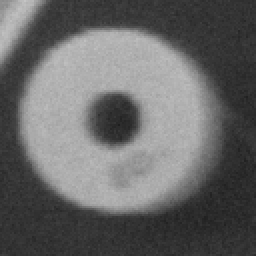
#> input picture img/RONDELLE.png, 128 x 128 px (shown 2 times larger)
$ jupyter execute '2. Operaciones aritméticas.ipynb'
#> lines starting #> are read from the running program, lines starting #| are printed output that depends on the picture
[cell 1]
import cv2
import matplotlib.pyplot as plt
import numpy as np

# Carga y visualizacion

[cell 2]
rondelle_img = cv2.imread('../img/RONDELLE.png', cv2.IMREAD_REDUCED_COLOR_2)
#> rondelle_img is the input picture: shape (128, 128, 3); min 30, max 197, mean 102.8

plt.imshow(rondelle_img)
plt.show()

[cell 3]
spot_img = cv2.imread('../img/SPOT.png', cv2.IMREAD_REDUCED_COLOR_2)
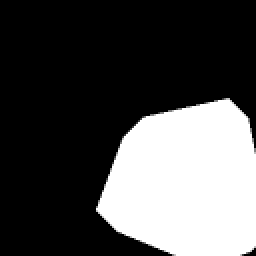
#> input picture img/SPOT.png, 128 x 128 px (shown 2 times larger)
#> spot_img is the input picture: shape (128, 128, 3); min 0, max 255, mean 77.1

plt.imshow(spot_img)
plt.show()

# Histograma

[cell 4]
# histograma con cv2
hist = cv2.calcHist([rondelle_img],[0],None,[256],[0,256])
#> hist = 256 values, max 541 at index 52, min 0 at index 0, mean 64
plt.plot(hist)
plt.show()
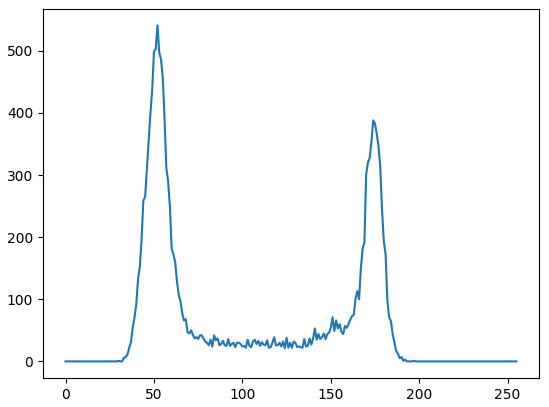
#> figure drawn by matplotlib, 1 panel; curve peaks at x = 52, y = 541

[cell 5]
# histograma con cv2
hist = cv2.calcHist([spot_img],[0],None,[256],[0,256])
#> hist = 256 values, max 11373 at index 0, min 0 at index 1, mean 64
plt.plot(hist)
plt.show()
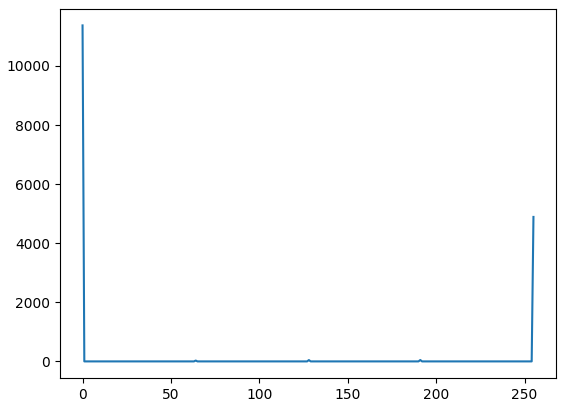
#> figure drawn by matplotlib, 1 panel; curve peaks at x = 0, y = 11373

# operaciones aritmeticas
## adicion

[cell 6]
addition = cv2.add(rondelle_img, spot_img)
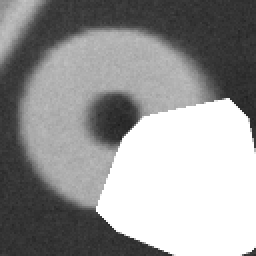
#> addition: shape (128, 128, 3) (shown 2 times larger); min 30, max 255, mean 150.7

plt.imshow(addition)
plt.show()

# operaciones aritmeticas
## sustraccion

[cell 7]
substraction = cv2.subtract(rondelle_img, spot_img)
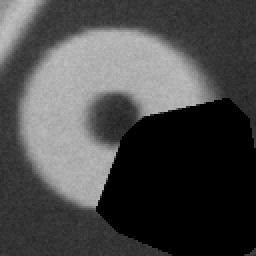
#> substraction: shape (128, 128, 3) (shown 2 times larger); min 0, max 197, mean 73.1

plt.imshow(substraction)
plt.show()

[cell 8]
substraction_2 = cv2.subtract(spot_img, rondelle_img)
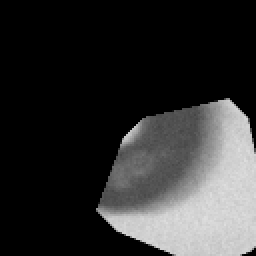
#> substraction_2: shape (128, 128, 3) (shown 2 times larger); min 0, max 222, mean 47.4

plt.imshow(substraction_2)
plt.show()

[cell 9]
# histograma con cv2
hist = cv2.calcHist([addition],[0],None,[256],[0,256])
#> hist = 256 values, max 4927 at index 255, min 0 at index 0, mean 64
plt.plot(hist)
plt.show()
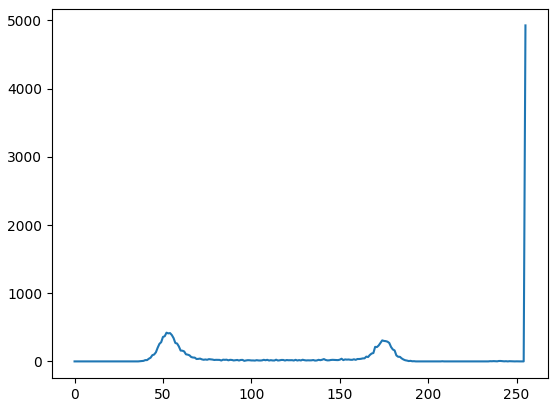
#> figure drawn by matplotlib, 1 panel; curve peaks at x = 255, y = 4927

[cell 10]
# histograma con cv2
hist = cv2.calcHist([substraction],[0],None,[256],[0,256])
#> hist = 256 values, max 4974 at index 0, min 0 at index 2, mean 64
plt.plot(hist)
plt.show()
#> figure, not shown here; curve peaks at x = 0, y = 4974

[cell 11]
# histograma con cv2
hist = cv2.calcHist([substraction_2],[0],None,[256],[0,256])
#> hist = 256 values, max 11410 at index 0, min 0 at index 1, mean 64
plt.plot(hist)
plt.show()
#> figure, not shown here; curve peaks at x = 0, y = 11410
